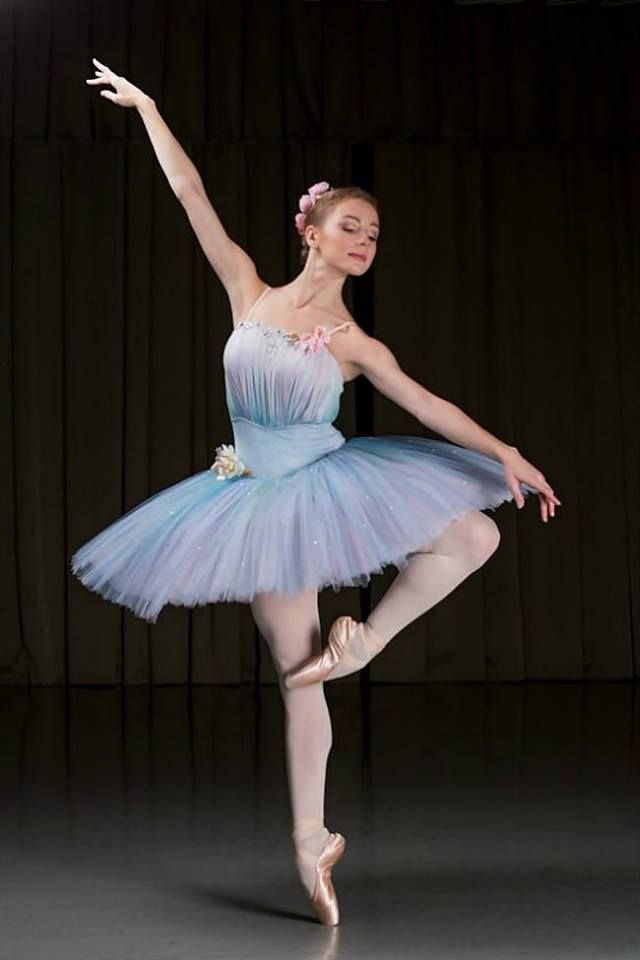
#> input picture images/danza1.jpg, 640 x 960 px
$ python pillow2.py
#> lines starting #> are read from the running program, lines starting #| are printed output that depends on the picture
from PIL import Image

# Open an image file
img = Image.open("./images/danza1.jpg")
#> img is the input picture: PIL image 640x960 RGB; mean R, G, B 51.6, 47.3, 44.2

# Display the image
img.show()

# Image Properties
print(img.format) # Output: JPEG
#| JPEG
print(img.size) #Output: (600,800)
#| (640, 960)
print(img.mode) # Output: RGB
#| RGB

# Crop the image (recortar)
cropped_img = img.crop((100, 200, 400, 500))
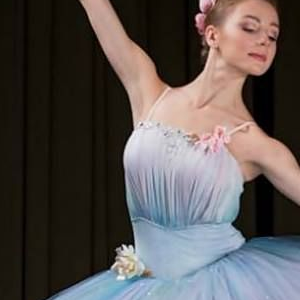
#> cropped_img: PIL image 300x300 RGB; mean R, G, B 89.8, 83.4, 81.4

# Resize the image
resized_img = img.resize((300, 400))
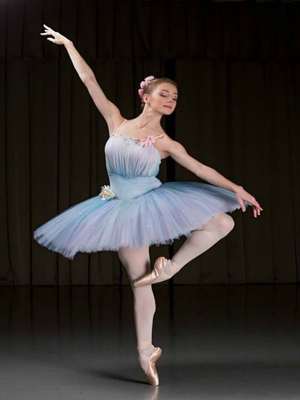
#> resized_img: PIL image 300x400 RGB; mean R, G, B 51.6, 47.3, 44.2

# Display the cropped and resized images
cropped_img.show()
resized_img.show()

# Saving an Image
cropped_img.save("dancer_cropped.jpg")
resized_img.save("dancer_resized.png")

$ run again, with images/danza3.jpg copied over images/danza1.jpg
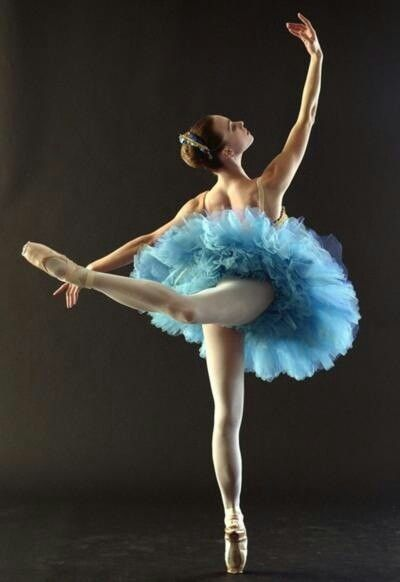
#> input picture images/danza3.jpg, 400 x 582 px
#> img is the input picture: PIL image 400x582 RGB; mean R, G, B 55.7, 55.8, 51.7
#| JPEG
#| (400, 582)
#| RGB
#> `cropped_img = img.crop((100, 200, 400, 500))`:
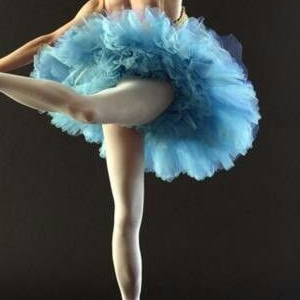
#> cropped_img: PIL image 300x300 RGB; mean R, G, B 67.6, 76.2, 75.9
#> `resized_img = img.resize((300, 400))`:
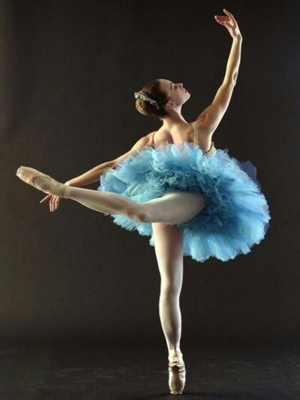
#> resized_img: PIL image 300x400 RGB; mean R, G, B 55.7, 55.8, 51.7
